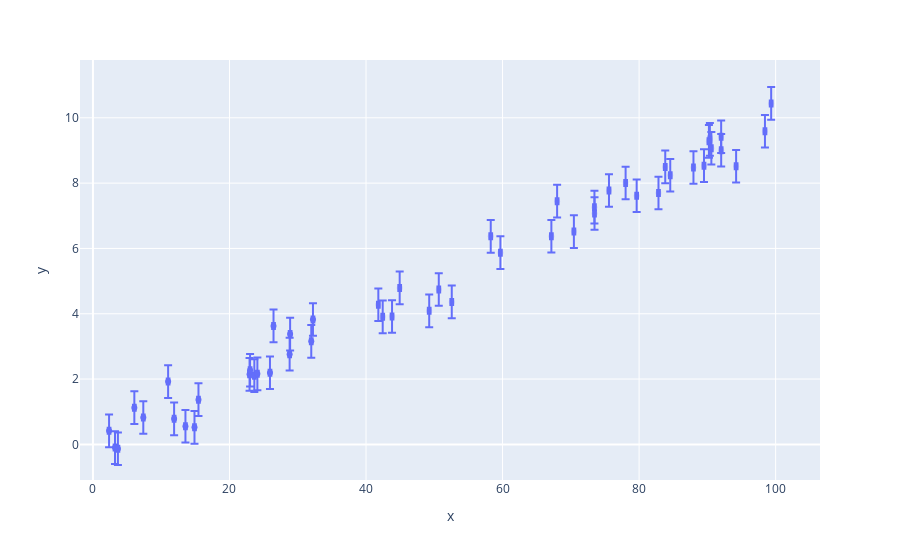

Notebook code cell kept with this figure:
### Code cell
fig = px.scatter(df, x='x', y='y', error_x="dx", error_y="dy")
fig.show()

### Figure 1 — Plotly figure (JSON) as saved in the notebook; plotly's stock layout.template omitted (floating-point values rounded to 4 significant figures)
{"data": [{"error_x": {"array": [0.2, 0.2, 0.2, 0.2, 0.2, 0.2, 0.2, 0.2, 0.2, 0.2, 0.2, 0.2, 0.2, 0.2, 0.2, 0.2, 0.2, 0.2, 0.2, 0.2, 0.2, 0.2, 0.2, 0.2, 0.2, 0.2, 0.2, 0.2, 0.2, 0.2, 0.2, 0.2, 0.2, 0.2, 0.2, 0.2, 0.2, 0.2, 0.2, 0.2, 0.2, 0.2, 0.2, 0.2, 0.2, 0.2, 0.2, 0.2, 0.2, 0.2]}, "error_y": {"array": [0.5, 0.5, 0.5, 0.5, 0.5, 0.5, 0.5, 0.5, 0.5, 0.5, 0.5, 0.5, 0.5, 0.5, 0.5, 0.5, 0.5, 0.5, 0.5, 0.5, 0.5, 0.5, 0.5, 0.5, 0.5, 0.5, 0.5, 0.5, 0.5, 0.5, 0.5, 0.5, 0.5, 0.5, 0.5, 0.5, 0.5, 0.5, 0.5, 0.5, 0.5, 0.5, 0.5, 0.5, 0.5, 0.5, 0.5, 0.5, 0.5, 0.5]}, "hoverlabel": {"namelength": 0}, "hovertemplate": "x=%{x}<br>y=%{y}", "legendgroup": "", "marker": {"color": "#636efa", "symbol": "circle"}, "mode": "markers", "name": "", "selectedpoints": [0, 1, 2, 3, 4, 5, 6, 7, 8, 9, 10, 11, 12, 13, 14, 15, 16, 17, 18, 19], "showlegend": false, "type": "scatter", "x": [2.363, 3.231, 3.659, 6.064, 7.377, 11.01, 11.89, 13.55, 14.88, 15.46, 22.94, 23.02, 23.64, 24.09, 25.93, 26.45, 28.81, 28.88, 31.98, 32.23, 41.8, 42.44, 43.81, 44.93, 49.26, 50.66, 52.56, 58.27, 59.68, 67.15, 67.99, 70.45, 73.46, 73.47, 75.59, 78.02, 79.64, 82.84, 83.83, 84.56, 87.96, 89.5, 90.23, 90.37, 90.58, 92.02, 92.02, 94.21, 98.43, 99.34], "xaxis": "x", "y": [0.415, -0.09925, -0.1343, 1.124, 0.8241, 1.924, 0.7814, 0.5546, 0.5228, 1.37, 2.145, 2.269, 2.104, 2.159, 2.194, 3.627, 2.761, 3.378, 3.155, 3.825, 4.275, 3.905, 3.917, 4.792, 4.089, 4.744, 4.363, 6.37, 5.87, 6.372, 7.448, 6.516, 7.265, 7.069, 7.774, 8.005, 7.612, 7.698, 8.496, 8.241, 8.478, 8.534, 9.28, 9.339, 9.067, 9.421, 9.006, 8.516, 9.588, 10.44], "yaxis": "y"}], "layout": {"autosize": true, "dragmode": "pan", "legend": {"tracegroupgap": 0}, "margin": {"t": 60}, "xaxis": {"anchor": "y", "autorange": false, "domain": [0, 1], "range": [-1.896, 106.5], "title": {"text": "x"}, "type": "linear"}, "yaxis": {"anchor": "x", "autorange": false, "domain": [0, 1], "range": [-1.091, 11.77], "title": {"text": "y"}, "type": "linear"}}}
